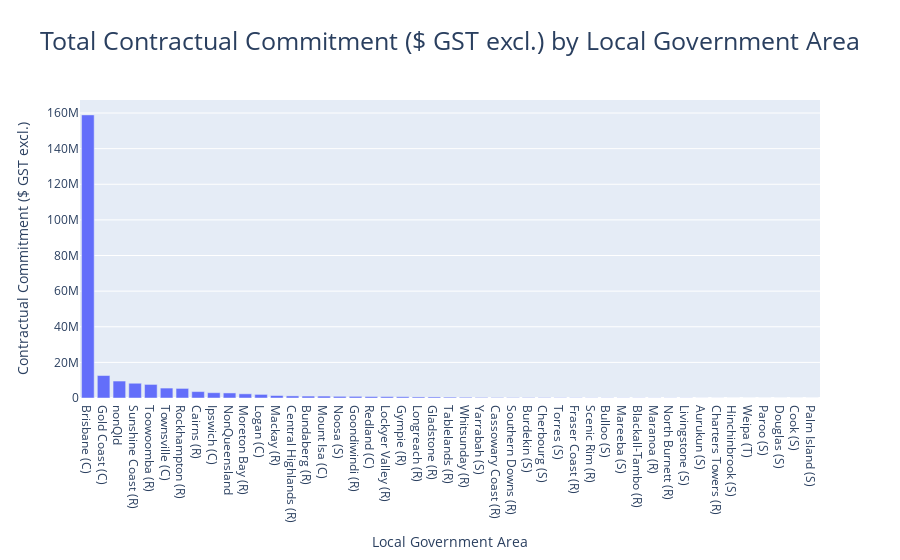

Notebook code cell kept with this figure:
### Markdown cell above
Using a bar chart allows for easy visualisation of aggregates such as the Total Contractual Commitment as the grouping by Local Government Area is a discrete variable. Additionally by sorting the values we can easily compare the relative size and rankings of the Total Contractual Commitment.

### Code cell
# Your answer here
commitments_fig = px.bar(grouped_df.sort_values("Total Contractual Commitment ($ GST excl.)", ascending = False),
       x = "Local Government Area (LGA)",
       y ="Total Contractual Commitment ($ GST excl.)",
       title = "Total Contractual Commitment ($ GST excl.) by Local Government Area",
       labels = {"Local Government Area (LGA)": "Local Government Area", 
                 "Total Contractual Commitment ($ GST excl.)": "Contractual Commitment ($ GST excl.)"})

commitments_fig.update_layout(
    title_font_size=25,
    title_x=0.5,
    legend_title_font_size=15,
    height=750
)

### Figure 1 — Plotly figure (JSON) as saved in the notebook; plotly's stock layout.template omitted (floating-point values rounded to 4 significant figures)
{"data": [{"alignmentgroup": "True", "hovertemplate": "Local Government Area=%{x}<br>Contractual Commitment ($ GST excl.)=%{y}<extra></extra>", "legendgroup": "", "marker": {"color": "#636efa", "pattern": {"shape": ""}}, "name": "", "offsetgroup": "", "orientation": "v", "showlegend": false, "textposition": "auto", "type": "bar", "x": ["Brisbane (C)", "Gold Coast (C)", "nonQld", "Sunshine Coast (R)", "Toowoomba (R)", "Townsville (C)", "Rockhampton (R)", "Cairns (R)", "Ipswich (C)", "NonQueensland", "Moreton Bay (R)", "Logan (C)", "Mackay (R)", "Central Highlands (R)", "Bundaberg (R)", "Mount Isa (C)", "Noosa (S)", "Goondiwindi (R)", "Redland (C)", "Lockyer Valley (R)", "Gympie (R)", "Longreach (R)", "Gladstone (R)", "Tablelands (R)", "Whitsunday (R)", "Yarrabah (S)", "Cassowary Coast (R)", "Southern Downs (R)", "Burdekin (S)", "Cherbourg (S)", "Torres (S)", "Fraser Coast (R)", "Scenic Rim (R)", "Bulloo (S)", "Mareeba (S)", "Blackall-Tambo (R)", "Maranoa (R)", "North Burnett (R)", "Livingstone (S)", "Aurukun (S)", "Charters Towers (R)", "Hinchinbrook (S)", "Weipa (T)", "Paroo (S)", "Douglas (S)", "Cook (S)", "Palm Island (S)"], "xaxis": "x", "y": [158947003, 12618683, 9523854, 8278679, 7624836, 5572423, 5386478, 3606310, 2974094, 2843721, 2346825, 2019274, 1388737, 1181399, 1078859, 1072697, 939287, 922180, 832518, 777730, 723330, 597348, 587290, 483839, 411650, 300000, 242400, 205600, 196600, 195391, 152840, 128533, 100000, 99964, 98080, 84219, 80000, 78190, 75000, 25000, 21600, 17636, 15000, 14580, 12830, 9680, 4000], "yaxis": "y"}], "layout": {"autosize": true, "barmode": "relative", "legend": {"title": {"font": {"size": 15}}, "tracegroupgap": 0}, "title": {"font": {"size": 25}, "text": "Total Contractual Commitment ($ GST excl.) by Local Government Area", "x": 0.5}, "xaxis": {"anchor": "y", "autorange": true, "domain": [0, 1], "range": [-0.5, 46.5], "title": {"text": "Local Government Area"}, "type": "category"}, "yaxis": {"anchor": "x", "autorange": true, "domain": [0, 1], "range": [0, 167300000.0], "title": {"text": "Contractual Commitment ($ GST excl.)"}, "type": "linear"}}}
